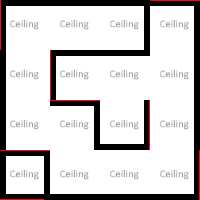

The image is a tile-based game level rendered from a .tmx file. Its description and complete source (layers, tilesets, objects, tile grids) follow:
An orthogonal 4x4 tile map with 50x50 px tiles, 4 tile layers (Ground, Ceiling, Walls, Walls2), 2 tilesets and 1 object.

<map version="1.5" tiledversion="1.7.2" orientation="orthogonal" renderorder="left-up" compressionlevel="0" width="4" height="4" tilewidth="50" tileheight="50" infinite="0" nextlayerid="31" nextobjectid="77">
 <properties>
  <property name="NoAgents" type="bool" value="false" />
  <property name="NoSpawning" type="bool" value="false" />
 </properties>
 <tileset firstgid="1" source="../../_Tiled/Master.tsx" />
 <tileset firstgid="34" source="../../_Tiled/Deco.tsx" />
 <group id="5" name="Floor 0">
  <properties>
   <property name="Height" type="float" value="1" />
  </properties>
  <layer id="1" name="Ground" width="4" height="4">
   <properties>
    <property name="Materials" value="[ground]" />
    <property name="Walkable" type="bool" value="true" />
   </properties>
   <data encoding="csv">
4,4,4,4,
4,4,4,4,
4,4,4,4,
4,4,4,4
</data>
  </layer>
  <layer id="28" name="Ceiling" width="4" height="4">
   <properties>
    <property name="AtCeiling" type="bool" value="true" />
    <property name="Materials" value="[ceiling]" />
   </properties>
   <data encoding="csv">
3,3,3,3,
3,3,3,3,
3,3,3,3,
3,3,3,3
</data>
  </layer>
  <layer id="3" name="Walls" width="4" height="4">
   <properties>
    <property name="ConnectToCeiling" type="bool" value="true" />
    <property name="Materials" value="[walls]" />
   </properties>
   <data encoding="csv">
2684354566,3221225477,3221225477,3221225478,
2684354565,0,0,1610612741,
2684354565,0,0,1610612741,
6,5,5,1610612742
</data>
  </layer>
  <layer id="29" name="Walls2" width="4" height="4">
   <properties>
    <property name="ConnectToCeiling" type="bool" value="true" />
    <property name="Materials" value="[walls]" />
   </properties>
   <data encoding="csv">
0,0,1610612741,0,
0,2684354566,3221225477,0,
0,3221225478,1610612742,0,
3221225478,0,0,0
</data>
  </layer>
  <objectgroup id="4" name="Transitions">
   <object id="76" gid="8" x="100" y="150" width="50" height="50">
    <properties>
     <property name="TargetZone" value="[exit]" />
    </properties>
   </object>
  </objectgroup>
  <objectgroup id="27" name="Objects" />
 </group>
</map>
